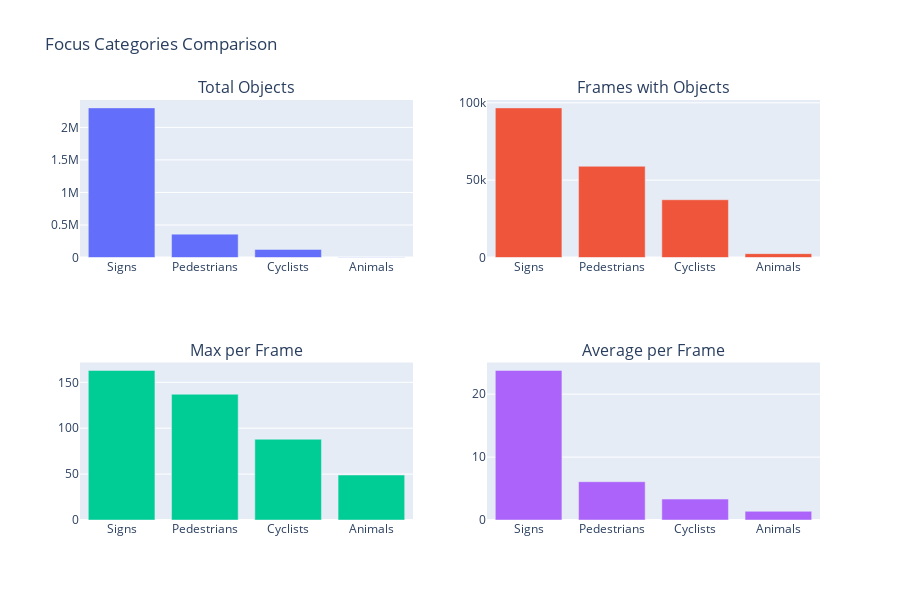
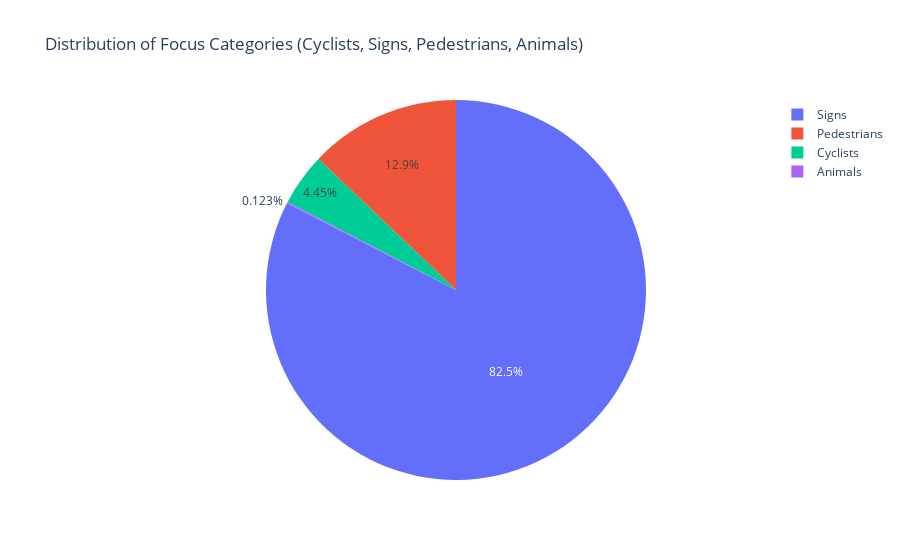

Notebook cell for these charts, in order:
### Markdown cell above
## 4. Focus Categories Analysis: Cyclists, Signs, Pedestrians, and Animals

### Code cell
if class_data and 'focus_statistics' in class_data:
    focus_stats = class_data['focus_statistics']
    
    # Create summary DataFrame for focus categories
    focus_summary = []
    for category, stats in focus_stats.items():
        focus_summary.append({
            'Category': category.title(),
            'Total_Count': stats['total_count'],
            'Frames_Present': stats['frames_with_objects'],
            'Max_Per_Frame': stats[f'max_{category}_per_frame'],
            'Avg_Per_Frame': stats[f'{category}_per_frame_stats']['mean'],
            'Percentage': (stats['total_count'] / total_annotations) * 100
        })
    
    focus_df = pd.DataFrame(focus_summary)
    focus_df = focus_df.sort_values('Total_Count', ascending=False)
    
    # Focus categories comparison
    fig = make_subplots(
        rows=2, cols=2,
        subplot_titles=('Total Objects', 'Frames with Objects', 'Max per Frame', 'Average per Frame'),
        specs=[[{'type': 'bar'}, {'type': 'bar'}],
               [{'type': 'bar'}, {'type': 'bar'}]]
    )
    
    # Total objects
    fig.add_trace(
        go.Bar(x=focus_df['Category'], y=focus_df['Total_Count'], name='Total Count'),
        row=1, col=1
    )
    
    # Frames present
    fig.add_trace(
        go.Bar(x=focus_df['Category'], y=focus_df['Frames_Present'], name='Frames Present'),
        row=1, col=2
    )
    
    # Max per frame
    fig.add_trace(
        go.Bar(x=focus_df['Category'], y=focus_df['Max_Per_Frame'], name='Max per Frame'),
        row=2, col=1
    )
    
    # Average per frame
    fig.add_trace(
        go.Bar(x=focus_df['Category'], y=focus_df['Avg_Per_Frame'], name='Avg per Frame'),
        row=2, col=2
    )
    
    fig.update_layout(
        title_text="Focus Categories Comparison",
        showlegend=False,
        height=600
    )
    
    fig.show()
    
    # Summary table
    print("=== FOCUS CATEGORIES SUMMARY ===")
    print(f"{'Category':<12} {'Total':<10} {'% of All':<8} {'Frames':<8} {'Max/Frame':<10} {'Avg/Frame':<10}")
    print("-" * 70)
    for _, row in focus_df.iterrows():
        print(f"{row['Category']:<12} {row['Total_Count']:<10,} {row['Percentage']:<8.2f} {row['Frames_Present']:<8,} "
              f"{row['Max_Per_Frame']:<10} {row['Avg_Per_Frame']:<10.2f}")
    
    # Pie chart for focus categories distribution
    fig2 = px.pie(
        focus_df,
        values='Total_Count',
        names='Category',
        title='Distribution of Focus Categories (Cyclists, Signs, Pedestrians, Animals)'
    )
    fig2.show()

### Figure 1 — Plotly figure (JSON) as saved in the notebook; plotly's stock layout.template omitted (floating-point values rounded to 4 significant figures)
{"data": [{"name": "Total Count", "type": "bar", "x": ["Signs", "Pedestrians", "Cyclists", "Animals"], "xaxis": "x", "y": [2300186, 359177, 124122, 3439], "yaxis": "y"}, {"name": "Frames Present", "type": "bar", "x": ["Signs", "Pedestrians", "Cyclists", "Animals"], "xaxis": "x2", "y": [96722, 58987, 37339, 2492], "yaxis": "y2"}, {"name": "Max per Frame", "type": "bar", "x": ["Signs", "Pedestrians", "Cyclists", "Animals"], "xaxis": "x3", "y": [163, 137, 88, 49], "yaxis": "y3"}, {"name": "Avg per Frame", "type": "bar", "x": ["Signs", "Pedestrians", "Cyclists", "Animals"], "xaxis": "x4", "y": [23.78, 6.089, 3.324, 1.38], "yaxis": "y4"}], "layout": {"annotations": [{"font": {"size": 16}, "showarrow": false, "text": "Total Objects", "x": 0.225, "xanchor": "center", "xref": "paper", "y": 1, "yanchor": "bottom", "yref": "paper"}, {"font": {"size": 16}, "showarrow": false, "text": "Frames with Objects", "x": 0.775, "xanchor": "center", "xref": "paper", "y": 1, "yanchor": "bottom", "yref": "paper"}, {"font": {"size": 16}, "showarrow": false, "text": "Max per Frame", "x": 0.225, "xanchor": "center", "xref": "paper", "y": 0.375, "yanchor": "bottom", "yref": "paper"}, {"font": {"size": 16}, "showarrow": false, "text": "Average per Frame", "x": 0.775, "xanchor": "center", "xref": "paper", "y": 0.375, "yanchor": "bottom", "yref": "paper"}], "height": 600, "showlegend": false, "title": {"text": "Focus Categories Comparison"}, "xaxis": {"anchor": "y", "domain": [0, 0.45]}, "xaxis2": {"anchor": "y2", "domain": [0.55, 1]}, "xaxis3": {"anchor": "y3", "domain": [0, 0.45]}, "xaxis4": {"anchor": "y4", "domain": [0.55, 1]}, "yaxis": {"anchor": "x", "domain": [0.625, 1]}, "yaxis2": {"anchor": "x2", "domain": [0.625, 1]}, "yaxis3": {"anchor": "x3", "domain": [0, 0.375]}, "yaxis4": {"anchor": "x4", "domain": [0, 0.375]}}}

### Figure 2 — Plotly figure (JSON) as saved in the notebook; plotly's stock layout.template omitted (floating-point values rounded to 4 significant figures)
{"data": [{"domain": {"x": [0, 1], "y": [0, 1]}, "hovertemplate": "Category=%{label}<br>Total_Count=%{value}<extra></extra>", "labels": ["Signs", "Pedestrians", "Cyclists", "Animals"], "legendgroup": "", "name": "", "showlegend": true, "type": "pie", "values": [2300186, 359177, 124122, 3439]}], "layout": {"legend": {"tracegroupgap": 0}, "title": {"text": "Distribution of Focus Categories (Cyclists, Signs, Pedestrians, Animals)"}}}
